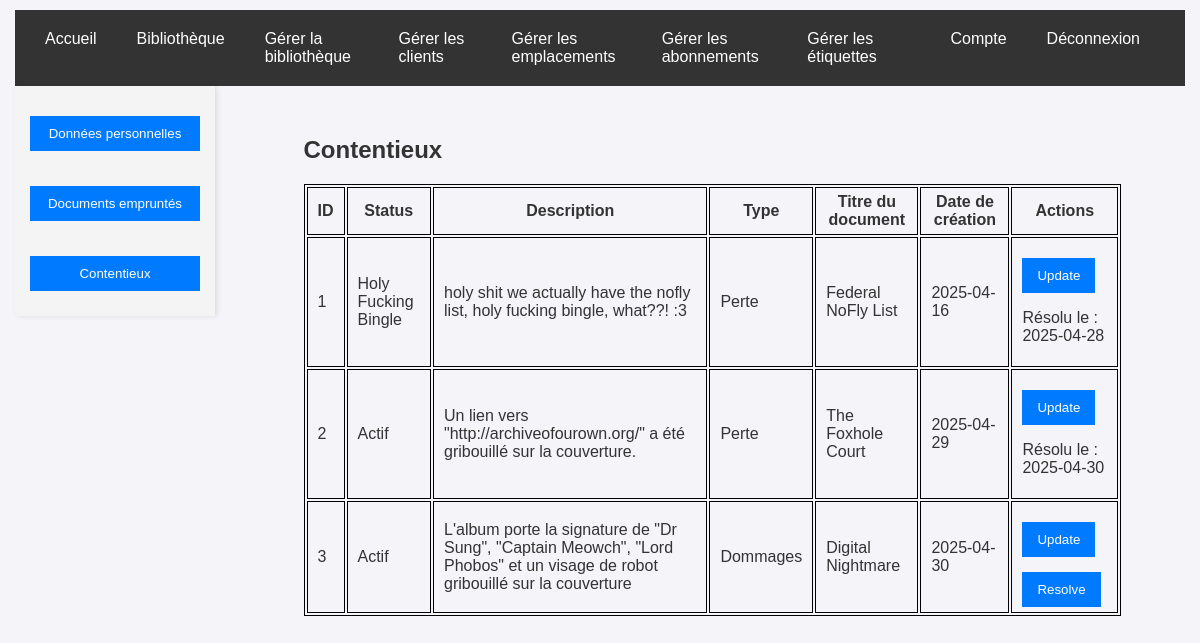
The page /backoffice/update_client.php?section=active-disputes&id_user=2 (signed in) on the database its author committed.
### tables this page shows
CREATE TABLE Dispute(
   id_dispute INTEGER,
   start_date_dispute NUMERIC,
   end_date_dispute NUMERIC,
   status_dispute TEXT,
   description_dispute TEXT,
   id_document INTEGER NOT NULL,
   id_dispute_type INTEGER NOT NULL,
   id_user INTEGER NOT NULL,
   PRIMARY KEY(id_dispute),
   FOREIGN KEY(id_document) REFERENCES Document(id_document),
   FOREIGN KEY(id_dispute_type) REFERENCES Dispute_type(id_dispute_type),
   FOREIGN KEY(id_user) REFERENCES Users(id_user)
);

CREATE TABLE Dispute_type(
   id_dispute_type INTEGER,
   name_dispute_type TEXT NOT NULL,
   PRIMARY KEY(id_dispute_type),
   UNIQUE(name_dispute_type)
);

CREATE TABLE Document(
   id_document INTEGER,
   title_document TEXT NOT NULL,
   publishing_date_document NUMERIC NOT NULL,
   description_document TEXT,
   acquisition_date_document NUMERIC NOT NULL,
   id_location INTEGER NOT NULL,
   PRIMARY KEY(id_document),
   FOREIGN KEY(id_location) REFERENCES Location(id_location)
);

### backoffice/update_client.php (the view, shortened to what this page needs)
<?php
require_once '../database/db_connection.php';
$role = $_SESSION['role'] ?? null;
$user_id = $_GET['id_user'] ?? null;
$stmt = $pdo->prepare("SELECT lastname_user, name_user, email_user, phone_user, address_user, postcode_user, city_user, id_role FROM users WHERE id_user = :id_user");
$stmt->execute(["id_user" => $user_id]);
$result = $stmt->fetch();
if ($result) {
    $user = $result;
} else {
    echo "Error: User not found.";
    exit();
}
$section = $_GET['section'] ?? 'personal-info';
if ($section == 'personal-info') {
    $roles = $pdo->query("SELECT * FROM role")->fetchAll(PDO::FETCH_ASSOC);
    $roles = array_filter($roles, function ($r) use ($role) {
        return $r['id_role'] >= $role;
    });
    $subscription_types = $pdo->query("SELECT * FROM Subscription_type")->fetchAll(PDO::FETCH_ASSOC);
    if ($_SERVER['REQUEST_METHOD'] === 'POST') {
        if (!empty($_POST['delete_subscription'])) {
            $stmt = $pdo->prepare("DELETE FROM Subscription WHERE id_subscription = :id_subscription");
            if ($stmt->execute(['id_subscription' => $_POST['id_subscription']])) {
                $message = "Subscription deleted successfully.";
                $active_subscription = null;
            } else {
                $message = "Error deleting subscription.";
            }
        } else if (!empty($_POST["cancel_subscription"])) {
            $stmt = $pdo->prepare("UPDATE Subscription SET end_date_subscription = DATE() WHERE id_subscription = :id_subscription");
            if ($stmt->execute(['id_subscription' => $_POST['id_subscription']])) {
                $message = "Subscription cancelled successfully.";
                $active_subscription = null;
            } else {
                $message = "Error cancelling subscription.";
            }
        } else {
            $lastname = $_POST['lastname'] ? htmlspecialchars($_POST['lastname']) : null;
            $name = $_POST['name'] ? htmlspecialchars($_POST['name']) : null;
            $email = $_POST['email'] ? htmlspecialchars($_POST['email']) : null;
            $phone = $_POST['phone'] ? htmlspecialchars($_POST['phone']) : null;
            $address = $_POST['address'] ? htmlspecialchars($_POST['address']) : null;
            $postcode = $_POST['postcode'] ? htmlspecialchars($_POST['postcode']) : null;
            $city = $_POST['city'] ? htmlspecialchars($_POST['city']) : null;
            $id_role = $_POST['role'] ? htmlspecialchars($_POST['role']) : null;
            $password = $_POST['password'] ? htmlspecialchars($_POST['password']) : null;
            $id_subscription_type = $_POST['subscription_type'] ? htmlspecialchars($_POST['subscription_type']) : null;
            $query = "UPDATE users SET lastname_user = :lastname_user, name_user = :name_user, email_user = :email_user, phone_user = :phone_user, address_user = :address_user, postcode_user = :postcode_user, city_user = :city_user, id_role = :id_role";
            $params = [
                'lastname_user' => $lastname,
                'name_user' => $name,
                'email_user' => $email,
                'phone_user' => $phone,
                'address_user' => $address,
                'postcode_user' => $postcode,
                'city_user' => $city,
                'id_role' => $id_role,
                'id_user' => $user_id
            ];
            if (!empty($password)) {
                $query .= ", password_user = :password_user";
                $params['password_user'] = password_hash($password, PASSWORD_DEFAULT);
            }
            $query .= " WHERE id_user = :id_user";
            $stmt = $pdo->prepare($query);
            try {
                if ($stmt->execute($params)) {
                    $message = "Your information has been updated successfully.";
                    $user['lastname_user'] = $lastname;
                    $user['name_user'] = $name;
                    $user['email_user'] = $email;
                    $user['phone_user'] = $phone;
                    $user['address_user'] = $address;
                    $user['postcode_user'] = $postcode;
                    $user['city_user'] = $city;
                    $user['id_role'] = $role;
                } else {
                    $message = "Error updating your information.";
                }
            } catch (PDOException $e) {
                echo "Error: " . $e->getMessage();
            }
            if (!empty($id_subscription_type)) {
                $stmt = $pdo->prepare("INSERT INTO Subscription (id_user, id_subscription_type, start_date_subscription, end_date_subscription)
                    VALUES (
                        :id_user,
                        :id_subscription_type,
                        DATE(),
                        DATE('now', '+' || (SELECT duration_subscription_type FROM Subscription_type WHERE id_subscription_type = :id_subscription_type) || ' days'
                    )
                )");
                if ($stmt->execute(['id_user' => $user_id, 'id_subscription_type' => $id_subscription_type])) {
                    $message = "Subscription added successfully.";
                } else {
                    $message = "Error adding subscription.";
                }
            }
        }
    }
} elseif ($section == 'active-disputes') {
    $stmt = $pdo->prepare("SELECT * FROM dispute JOIN dispute_type ON dispute.id_dispute_type = dispute_type.id_dispute_type JOIN document ON dispute.id_document = document.id_document WHERE id_user = :id_user");
    $stmt->execute(['id_user' => $user_id]);
    $activeDisputes = $stmt->fetchAll(PDO::FETCH_ASSOC);
}
$active_subscription = null;
?>
<!DOCTYPE html>
<html lang="en">
<head>
    <link rel="stylesheet" href="../styles/style.css">
</head>
<body>
    <?php include '../navbar.php'; ?>
    <div class="sidebar">
        <a href="?section=personal-info&id_user=<?= $user_id ?>"><button type="button">Données personnelles</button></a>
        <a href="?section=active-documents&id_user=<?= $user_id ?>"><button type="button">Documents empruntés</button></a>
        <a href="?section=active-disputes&id_user=<?= $user_id ?>"><button type="button">Contentieux</button></a>
    </div>
    <div class="content">
        <?php if ($section == 'personal-info'): ?>
        <div id="personal-info" class="section active">
            <?php if (!empty($message)): ?>
                <p class="message"><?= $message ?></p>
            <?php endif; ?>
            <form method="POST" action="">
                <label for="lastname">Nom :</label>
                <input type="text" id="lastname" name="lastname" value="<?= htmlspecialchars($user['lastname_user']) ?>" required>
                <label for="name">Prénom :</label>
                <input type="text" id="name" name="name" value="<?= htmlspecialchars($user['name_user']) ?>" required>
                <label for="email">E-mail :</label>
                <input type="email" id="email" name="email" value="<?= htmlspecialchars($user['email_user']) ?>" required>
                <label for="phone">Téléphone :</label>
                <input type="text" id="phone" name="phone" value="<?= htmlspecialchars($user['phone_user']) ?>">
                <label for="address">Adresse :</label>
                <textarea id="address" name="address"><?= htmlspecialchars($user['address_user']) ?></textarea>
                <label for="postcode">Code postal :</label>
                <input type="text" id="postcode" name="postcode" value="<?= htmlspecialchars($user['postcode_user']) ?>">
                <label for="city">Ville :</label>
                <input type="text" id="city" name="city" value="<?= htmlspecialchars($user['city_user']) ?>">
                <label for="role">Rôle :</label>
                <select id="role" name="role" required>
                    <?php foreach ($roles as $role): ?>
                        <option value="<?= $role['id_role'] ?>" <?= $user['id_role'] == $role['id_role'] ? 'selected' : '' ?>>
                            <?= htmlspecialchars($role['name_role']) ?>
                        </option>
                    <?php endforeach; ?>
                </select>
                <?php if (!$active_subscription): ?>
                    <label for="subscription_type">Type d'abonnement :</label>
                    <select id="subscription_type" name="subscription_type">
                        <option value="">Sélectionner un type d'abonnement</option>
                        <?php foreach ($subscription_types as $type): ?>
                            <option value="<?= $type['id_subscription_type'] ?>" <?= $active_subscription['id_subscription_type'] == $type['id_subscription_type'] ? 'selected' : '' ?>>
                                <?= htmlspecialchars($type['name_subscription_type']) ?>
                            </option>
                        <?php endforeach; ?>
                    </select>
                <?php else: ?>
                    <p>Abonnement actif : <br/>
                    Type : <?= htmlspecialchars(array_find($subscription_types, function ($type) use ($active_subscription) { return $type['id_subscription_type'] == $active_subscription['id_subscription_type']; })['name_subscription_type']) ?><br/>
                    Fin de l'abonnement : <?= $active_subscription['end_date_subscription'] ?></p>
                    <form method="POST" action="">
                        <input type="hidden" name="cancel_subscription" value="cancel_subscription">
                        <input type="hidden" name="id_subscription" value="<?= $active_subscription['id_subscription']; ?>">
                        <button type="submit">Annuler l'abonnement</button>
                    </form>
                    <form method="POST" action="">
                        <input type="hidden" name="delete_subscription" value="delete_subscription">
                        <input type="hidden" name="id_subscription" value="<?= $active_subscription['id_subscription']; ?>">
                        <button type="submit">Supprimer l'abonnement</button>
                    </form>
                <?php endif; ?>
                <label for="password">Mot de passe :</label>
                <input type="password" id="password" name="password" placeholder="Laissez vide si vous ne souhaitez pas le changer" class="input">
                <button type="submit" class="button">Mettre à jour</button>
            </form>
        </div>
        <?php elseif ($section == 'active-disputes'): ?>
            <div id="active-disputes" class="section"> <h2>Contentieux</h2>
                <table class="dispute-table">
                    <thead>
                        <tr>
                            <th>ID</th>
                            <th>Status</th>
                            <th>Description</th>
                            <th>Type</th>
                            <th>Titre du document</th>
                            <th>Date de création</th>
                            <th>Actions</th>
                        </tr>
                    </thead>
                    <tbody>
                        <?php foreach ($activeDisputes as $dispute): ?>
                            <tr>
                                <td><?= htmlspecialchars($dispute['id_dispute']) ?></td>
                                <td><?= htmlspecialchars($dispute['status_dispute']) ?></td>
                                <td><?= htmlspecialchars($dispute['description_dispute']) ?></td>
                                <td><?= htmlspecialchars($dispute['name_dispute_type']) ?></td>
                                <td><?= htmlspecialchars($dispute['title_document']) ?></td>
                                <td><?= htmlspecialchars($dispute['start_date_dispute']) ?></td>
                                <td>
                                    <a href="update_dispute.php?id_dispute=<?= htmlspecialchars($dispute['id_dispute']) ?>">
                                        <button type="button">Update</button>
                                    </a>
                                    <?php if ($dispute['end_date_dispute'] == null): ?>
                                        <form method="POST" action="" style="display:inline;">
                                            <button type="submit">Resolve</button>
                                        </form>
                                    <?php else: ?>
                                        <p>Résolu le : <?= htmlspecialchars($dispute['end_date_dispute']) ?></p>
                                    <?php endif; ?>
                                </td>
                            </tr>
                        <?php endforeach; ?>
                    </tbody>
                </table>
            </div>
        <?php endif; ?>
</body>
</html>

### styles/style.css (style rules this page uses)
body { font-family: Arial, sans-serif; margin: 0; padding: 10px 15px; background-color: #f4f4f9; color: #333; }
a { color: #6c5ce7; text-decoration: none; }
form { max-width: 400px; margin: auto; }
button { margin-top: 15px; padding: 10px 15px; background-color: #007BFF; color: white; border: none; cursor: pointer; }
.sidebar { width: 200px; float: left; background-color: #f4f4f4; padding: 15px; display: flex; flex-direction: column; gap: 10px; box-shadow: 2px 0 5px rgba(0, 0, 0, 0.1); box-sizing: border-box; }
.sidebar button { display: block; width: 100%; margin-bottom: 10px; padding: 10px; background-color: #007BFF; color: white; border: none; cursor: pointer; }
.content { flex: 1; padding: 20px; }
.section { padding: 10px; }
.content { width: 75%; float: left; margin-left: 5%; box-sizing: border-box; }
.dispute-table { width: 100%; border: #000000 solid 1px; }
.dispute-table > tbody > tr > td { border: #000000 solid 1px; padding: 5px 10px; }
.dispute-table > thead > tr > th { border: #000000 solid 1px; padding: 5px 10px; }

### rows shown on the page
dispute: id_dispute "1", status_dispute "Holy Fucking Bingle", description_dispute "holy shit we actually have the nofly list, holy fucking bingle, what??! :3", id_dispute_type.name_dispute_type "Perte", id_document.title_document "Federal NoFly List", start_date_dispute "2025-04-16", end_date_dispute "2025-04-28"
dispute: id_dispute "2", status_dispute "Actif", description_dispute "Un lien vers \"http://archiveofourown.org/\" a été gribouillé sur la couverture.", id_dispute_type.name_dispute_type "Perte", id_document.title_document "The Foxhole Court", start_date_dispute "2025-04-29", end_date_dispute "2025-04-30"
dispute: id_dispute "3", status_dispute "Actif", description_dispute "L'album porte la signature de \"Dr Sung\", \"Captain Meowch\", \"Lord Phobos\" et un visage de robot gribouillé sur la couverture", id_dispute_type.name_dispute_type "Dommages", id_document.title_document "Digital Nightmare", start_date_dispute "2025-04-30"
